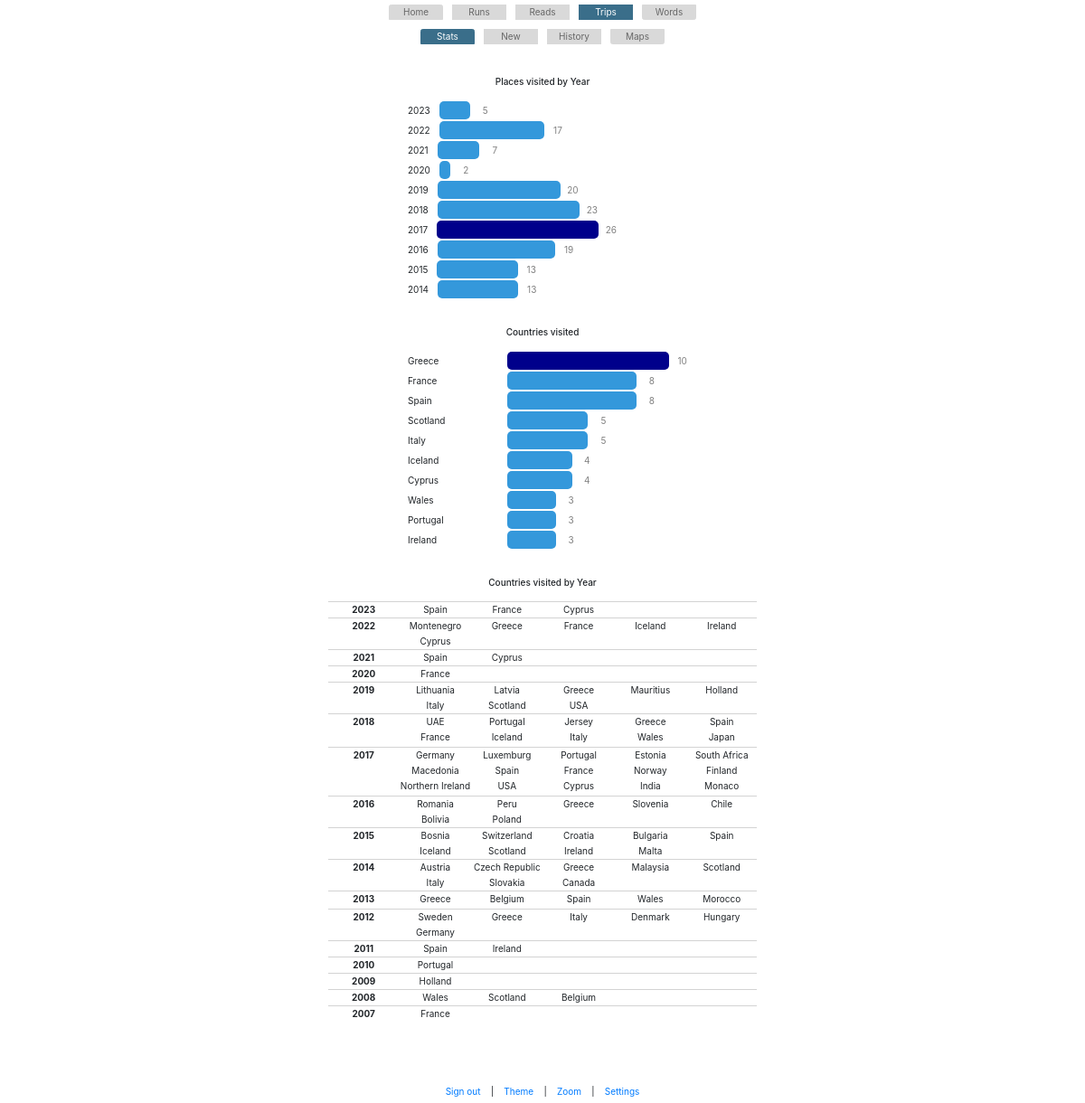
/trips/stats (signed in), run on an earlier commit of the app's database.
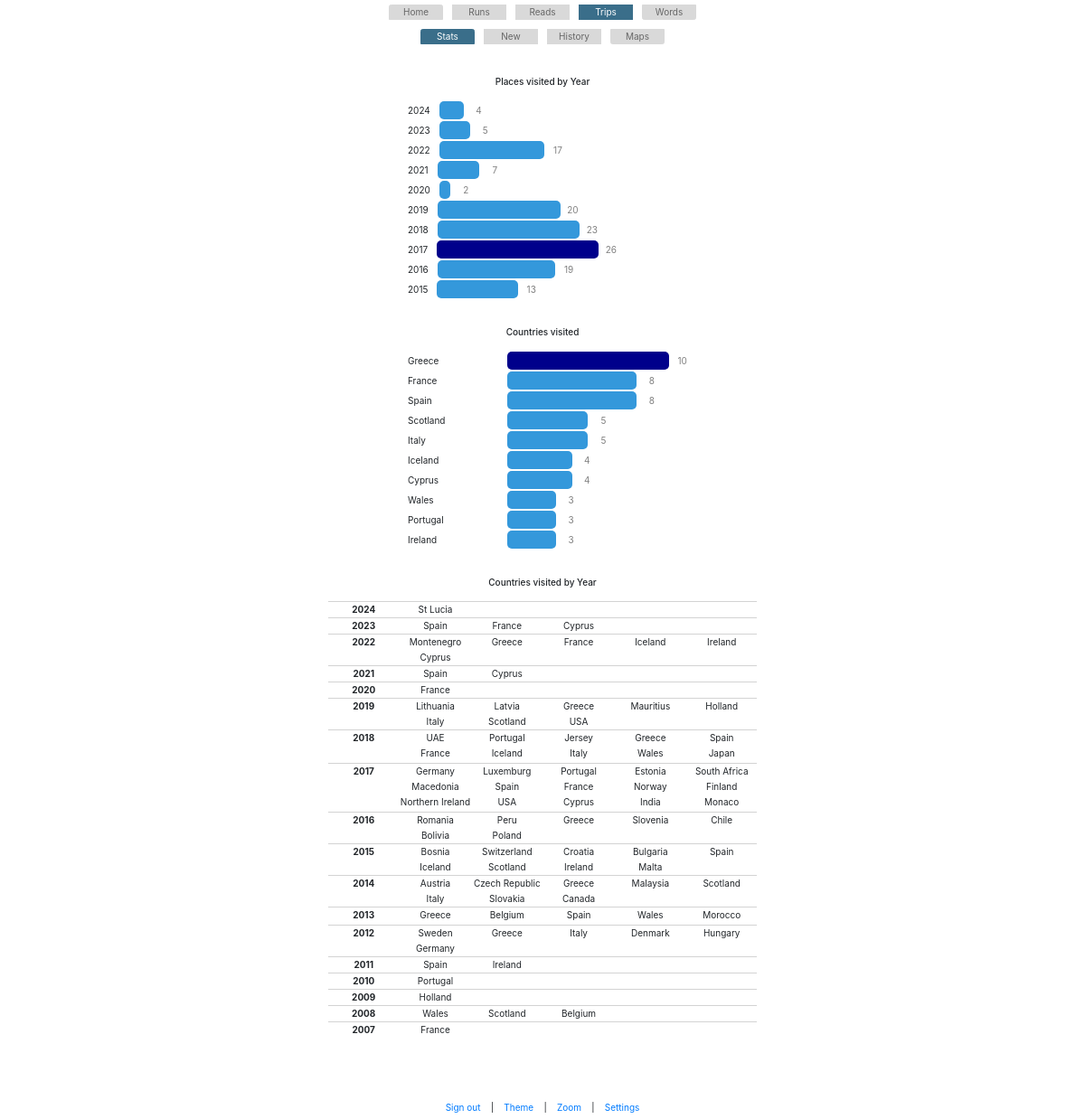
And on a later commit of the database.
### app.py (models this page shows)
class Trips(db.Model):
    id = db.Column(db.Integer, primary_key=True)
    trip_name = db.Column(db.String(100))
    date_start = db.Column(db.String(20))
    date_end = db.Column(db.String(20))
    place = db.Column(db.String(50))
    place_country = db.Column(db.String(20))
    place_continent = db.Column(db.String(20))
    lat = db.Column(db.String(50))
    lon = db.Column(db.String(50))
    date_added = db.Column(db.String(20))

### app.py (the view)
@app.route('/trips/stats', methods=['GET', 'POST'])
@login_required
def trips_stats():
    places = Trips.query.all()
    places_non_England = Trips.query.where(Trips.place_country != "England")
    years = [place.date_start.split('-')[0] for place in places]
    years_grouped = f.group_and_rank(years,"FALSE", 10)
    years_array = [int(place_non_England.date_start.split('-')[0]) for place_non_England in places_non_England]
    countries_array = [place_non_England.place_country for place_non_England in places_non_England]
    countries_in_year = {}
    for year, country in zip(years_array, countries_array):
        if year not in countries_in_year:
            countries_in_year[year] = set()
        countries_in_year[year].add(country)
    countries_by_year = list(countries_in_year.items())
    countries_by_year = sorted(countries_by_year, key=lambda x: x[0], reverse=True)
    country_count = {}
    visited_combinations = set()
    for visit in places_non_England:
        key = (visit.place_country, visit.trip_name)
        if key not in visited_combinations:
            country_count[visit.place_country] = country_count.get(visit.place_country, 0) + 1
            visited_combinations.add(key)
    country_list = list(country_count.items())
    country_list = sorted(country_list, key=lambda x: x[1])
    country_list = sorted(country_list, key=lambda item: item[1], reverse=True)[:10]
    countries = f.create_weights(country_list, "highest")
    return render_template('trips_stats.html', years_grouped=years_grouped,countries_by_year=countries_by_year, countries=countries)

### app.py (called while the page is built)
@login_manager.user_loader
def load_user(user_id):
    return User.query.get(int(user_id))

@app.before_request
def before_request():
    if not current_user.is_authenticated and request.endpoint not in ['login', 'static']:
        return redirect(url_for('login'))

### functions.py (called while the page is built)
def group_and_rank(categories, sort_by_count, top_number, highlight="highest"):
    category_counts = {}
    for category in categories:
        if category in category_counts:
            category_counts[category] += 1
        else:
            category_counts[category] = 1
    if sort_by_count == "TRUE":
        aggregated_array = sorted(list(category_counts.items()), key=lambda item: item[1], reverse=True)[:top_number]
    elif sort_by_count == "FALSE":
        aggregated_array = list(category_counts.items())
        aggregated_array = sorted(aggregated_array, key=lambda item: item[0], reverse=True)[:top_number]
    ranked_array = create_weights(aggregated_array, highlight)
    return ranked_array

### templates/trips_stats.html (shortened to what this page needs)
{% extends 'base.html' %}
{% block content %}
{% include 'base_trips.html' %}
<br/><br/>
<h6 class="center">Places visited by Year</h6>
<br/>
<div class="center">
    <div class="chart center">
    {% for year_trips in years_grouped %}
        <div class="bar-container">
            <div class="small-label">{{year_trips[0]}}</div>
            <div class="bar {{year_trips[3]}}" style="width: {{year_trips[2]}}%">
                <div class="value">{{year_trips[1]}}</div>
            </div>
        </div>
    {% endfor %}
    </div>
</div>
<br/><br/>
<h6 class="center">Countries visited</h6>
<br/>
<div class="center">
    <div class="chart center">
    {% for country in countries %}
        <div class="bar-container">
            <div class="big-label">{{country[0]}}</div>
            <div class="bar {{country[3]}}" style="width: {{country[2]}}%">
                <div class="value">{{country[1]}}</div>
            </div>
        </div>
    {% endfor %}
    </div>
</div>
<br/><br/>
<h6 class="center">Countries visited by Year</h6>
<br/>
<table class="trips_stats_table center">
    {% for year, countries_set in countries_by_year %}
        <tr style="border-top: 1px solid lightgrey">
            <th>{{ year }}</th>
            {% for country in countries_set %}
                <td>{{ country }}</td>
                {% if loop.index % 5 == 0 %}
                    </tr><tr><td></td>
                {% endif %}
            {% endfor %}
        </tr>
    {% endfor %}
</table>
{% endblock %}

What changed in the data, as far as the page shows it:
added Trips: place_country "St Lucia", shown under "2024"
Also different on the page:
new list line: "2024 4"
new list line: "2024"
list line gone: "2014 13"
